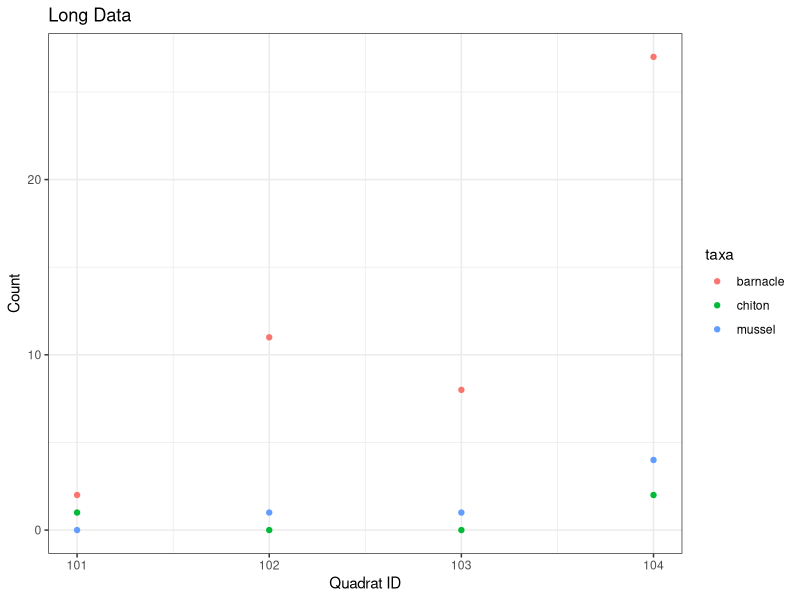
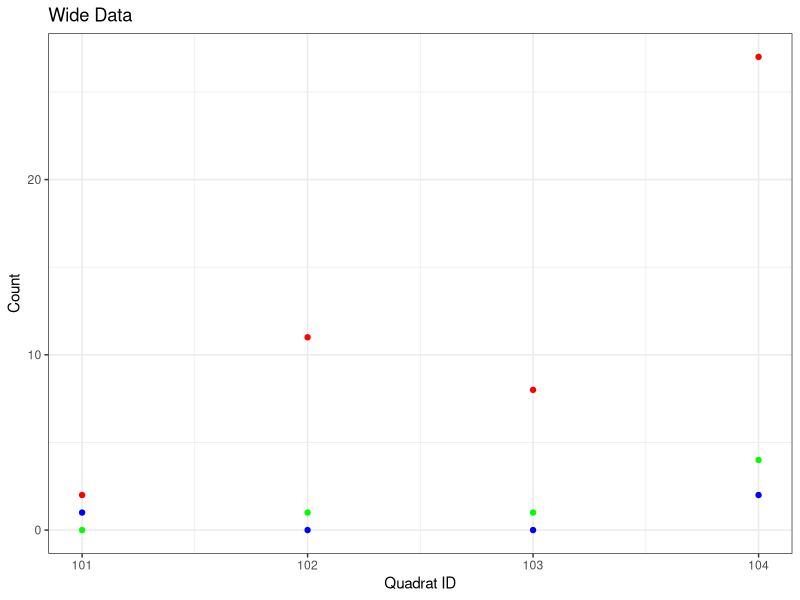

Here is the R script that generated these plots, in order:
# 2026-03-19
# JVS

library(tidyverse)

data1 = data.frame(ID = c(1,2), X1 = c("a1", "a2"))
data2 = data.frame(ID = c(2,3), X2 = c("b1", "b2"))

data1
data2

data1_2_left = left_join(data1, data2)

data1_2_left = data1 %>%  # does the same thing as the line above
  left_join(data2)

data1_2_right = data1 %>%
  right_join(data2)
data1_2_right

data1_2_inner = data1 %>%
  inner_join(data2)
data1_2_inner

data1_2_full = data1 %>%
  full_join(data2)
data1_2_full

data1_2_semi = semi_join(data1, data2)
data1_2_semi

data1_2_anti = anti_join(data1, data2, by = "ID")
data1_2_anti

# data pivots
survey = data.frame(quadrat_id = c(101, 102, 103, 104),
                    barnacle = c(2, 11, 8, 27),
                    chiton = c(1, 0, 0, 2),
                    mussel = c(0, 1, 1, 4))
survey

long = survey %>%
  pivot_longer(cols = c("barnacle", "chiton", "mussel"), names_to = "taxa", values_to = "count")
long

wide = long %>%
  pivot_wider(names_from = taxa, values_from = count)
wide

# exercise

ggplot(data = long) +
  geom_point(aes(x = quadrat_id, y = count, color = taxa)) +
  xlab("Quadrat ID") +
  ylab("Count") +
  ggtitle("Long Data") +
  theme_bw()


ggplot(data = wide) + 
  geom_point(aes(x = quadrat_id, y = barnacle), color = "red") +
  geom_point(aes(x = quadrat_id, y = chiton), color = "blue") +
  geom_point(aes(x = quadrat_id, y = mussel), color = "green") +
  xlab("Quadrat ID") +
  ylab("Count") +
  ggtitle("Wide Data") +
  theme_bw()
